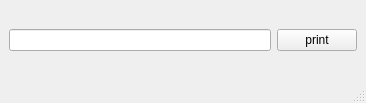
<?xml version="1.0" encoding="UTF-8"?>
<ui version="4.0">
 <class>MainWindow</class>
 <widget class="QMainWindow" name="MainWindow">
  <property name="geometry">
   <rect>
    <x>0</x>
    <y>0</y>
    <width>366</width>
    <height>103</height>
   </rect>
  </property>
  <property name="windowTitle">
   <string>MainWindow</string>
  </property>
  <widget class="QWidget" name="centralwidget">
   <layout class="QGridLayout" name="gridLayout">
    <item row="0" column="0">
     <layout class="QHBoxLayout" name="horizontalLayout">
      <item>
       <widget class="QLineEdit" name="lineEdit"/>
      </item>
      <item>
       <widget class="QPushButton" name="pushButton">
        <property name="text">
         <string>print</string>
        </property>
       </widget>
      </item>
     </layout>
    </item>
   </layout>
  </widget>
  <widget class="QMenuBar" name="menubar">
   <property name="geometry">
    <rect>
     <x>0</x>
     <y>0</y>
     <width>366</width>
     <height>26</height>
    </rect>
   </property>
  </widget>
  <widget class="QStatusBar" name="statusbar"/>
 </widget>
 <resources/>
 <connections/>
</ui>
